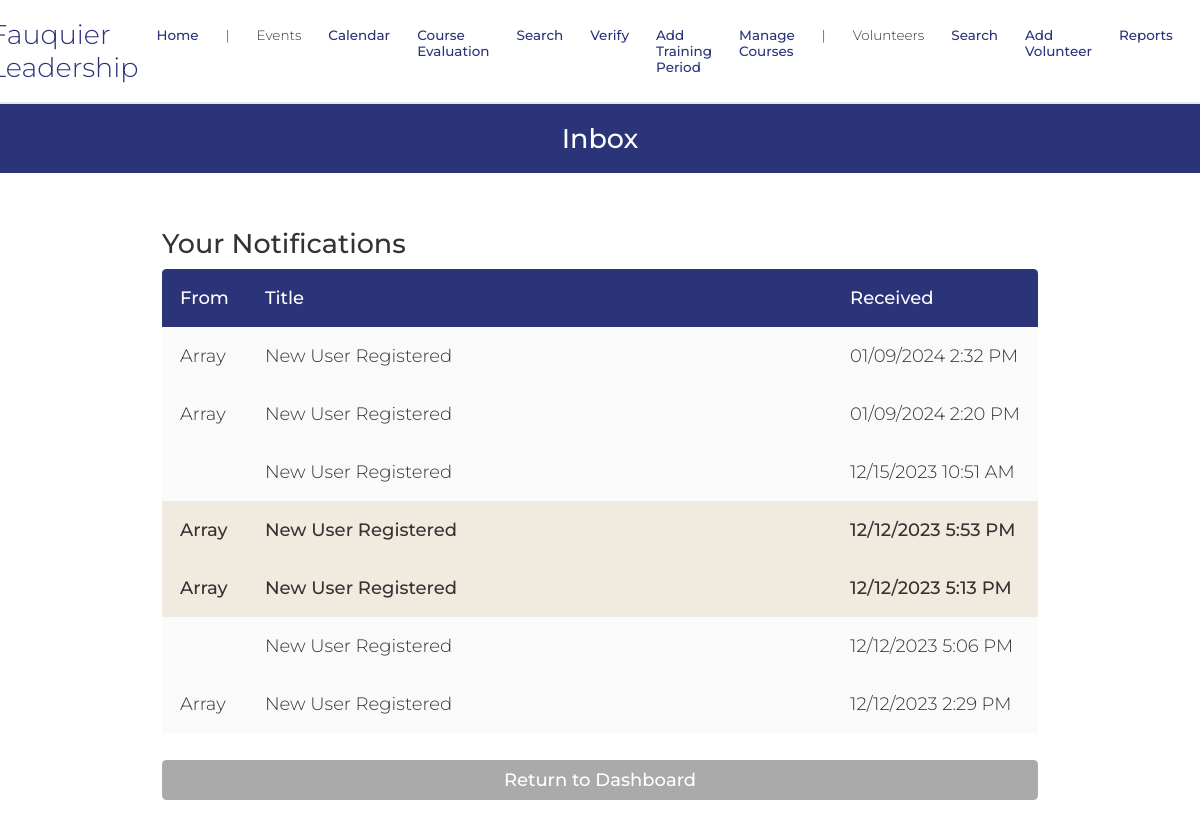
The page /inbox.php (signed in) on the database its author committed.
### tables this page shows
CREATE TABLE `dbMessages` (
  `id` int(11) NOT NULL,
  `senderID` varchar(256) NOT NULL,
  `recipientID` varchar(256) NOT NULL,
  `title` varchar(256) NOT NULL,
  `body` text NOT NULL,
  `time` varchar(16) NOT NULL,
  `wasRead` tinyint(1) NOT NULL DEFAULT 0
);

### database/dbMessages.php (called while the page is built, shortened)
<?php
function get_user_messages($userID) {
    $query = "select * from dbMessages
              where recipientID='$userID'
              order by time desc";
    $connection = connect();
    $result = mysqli_query($connection, $query);
    $messages = mysqli_fetch_all($result, MYSQLI_ASSOC);
    return $messages;
}

### database/dbPersons.php (called while the page is built, shortened)
<?php
function get_name_from_id($id) {
    $connection = connect();
    $query = "SELECT first_name, last_name FROM dbPersons
        WHERE email ='$id'";
    $result = mysqli_query($connection, $query);
    $row = mysqli_fetch_assoc($result);
    return $row;
}

### include/output.php (called while the page is built, shortened)
<?php
    function hsc($input) {
        return htmlspecialchars($input);
    }
    function time24hTo12h($time) {
        $hour = substr($time, 0, 2);
        $minute = substr($time, 3, 2);
        $hour = intval($hour);
        if ($hour < 12) {
            return hsc($hour . ':' . $minute . ' AM');
        } else if ($hour > 12) {
            $hour -= 12;
        }
        return hsc($hour . ':' . $minute . ' PM');
    }

### inbox.php (the view, shortened to what this page needs)
<?php
    $userID = null;
    if (isset($_SESSION['_id'])) {
        $userID = $_SESSION['_id'];
    }
?>
<!DOCTYPE html>
<html>
    <head>
        <?php require_once('universal.inc') ?>
        <link rel="stylesheet" href="css/messages.css"></link>
    </head>
    <body>
        <?php require_once('header.php') ?>
        <h1>Inbox</h1>
        <main class="general">
            <h2>Your Notifications</h2>
            <?php
                require_once('database/dbMessages.php');
                $messages = get_user_messages($userID);
                if (sizeof($messages) > 0): ?>
                <div class="table-wrapper">
                    <table class="general">
                        <thead>
                            <tr>
                                <th style="width:1px">From</th>
                                <th>Title</th>
                                <th style="width:1px">Received</th>
                            </tr>
                        </thead>
                        <tbody class="standout">
                            <?php
                                require_once('database/dbPersons.php');
                                require_once('include/output.php');
                                $id_to_name_hash = [];
                                foreach ($messages as $message) {
                                    $sender = $message['senderID'];
                                    if (isset($id_to_name_hash[$sender])) {
                                        $sender = $id_to_name_hash[$sender];
                                    } else {
                                        $lookup = get_name_from_id($sender);
                                        $id_to_name_hash[$sender] = $lookup;
                                        $sender = $lookup;
                                    }
                                    $messageID = $message['id'];
                                    $title = $message['title'];
                                    $timePacked = $message['time'];
                                    $pieces = explode('-', $timePacked);
                                    $year = $pieces[0];
                                    $month = $pieces[1];
                                    $day = $pieces[2];
                                    $time = time24hto12h($pieces[3]);
                                    $class = 'message';
                                    if (!$message['wasRead']) {
                                        $class .= ' unread';
                                    }
                                    echo "
                                        <tr class='$class' data-message-id='$messageID'>
                                            <td>$sender</td>
                                            <td>$title</td>
                                            <td>$month/$day/$year $time</td>
                                        </tr>";
                                }
                            ?>
                        </tbody>
                    </table>
                </div>
            <?php else: ?>
                <p class="no-messages standout">You currently have no unread messages.</p>
            <?php endif ?>
            <a class="button cancel" href="index.php">Return to Dashboard</a>
        </main>
    </body>
</html>

### css/base.css (style rules this page uses)
html, body, header, main, footer, div, span, p, h1, h2, h3, h4, h5, h6, ul, ol, li, input, select, textarea, form, section, label, table, td, tr, th, form, fieldset, em, button, a { padding: 0; margin: 0; font-size: inherit; font-family: inherit; font-weight: inherit; text-decoration: none; font-style: normal; box-sizing: border-box; text-align: left; list-style-type: none; border-spacing: 0; }
:root { --page-background-color: #ffffff; --page-font-color: #333333; --inactive-font-color: #d0d0d0; --inactive-background-color: #f0f0f0; --standout-background: #fafafa; --happy-toast-background-color: #1a7024; --happy-toast-font-color: white; --info-toast-background-color: #2f2f2f; --info-toast-font-color: white; --error-toast-background-color: #701a1a; --error-toast-font-color: white; --shadow-and-border-color: #e8e8e8; --main-color: #2B3379; --accent-color: #31763f; --secondary-accent-color: #f6a4b5; --calendar-event-color: #808080; --calendar-event-color-hover: var(--main-color); --calendar-today-border: 2px solid var(--secondary-accent-color); --button-font-color: white; --button-padding: 0.5rem 1.5rem; --button-border-radius: 0.25rem; --standard-border: 1px solid #333333; --light-border: 1px solid var(--shadow-and-border-color); --text-field-border: 2px solid #e8e8e8; --cancel-button-background-color: #aaa; --error-color: red; font-size: 18px; font-family: Montserrat; font-weight: 300; }
body { background-color: var(--page-background-color); color: var(--page-font-color); font-family: Montserrat; }
main:not(.login):not(.calendar-view):not(.dashboard) { padding: 1rem; }
input[type=submit], button, .button { color: var(--button-font-color); background-color: var(--main-color); padding: var(--button-padding); border: none; border-radius: var(--button-border-radius); font-weight: 500; width: 100%; transition: background-color .3s; cursor: pointer; text-align: center; }
h1 { font-size: 1.5rem; font-weight: 500; margin-bottom: 2rem; background-color: var(--main-color); color: var(--page-background-color); width: 100%; text-align: center; padding: 1rem; }
h2 { font-size: 1.5rem; font-weight: 500; }
.button { display: inline-block; }
button.cancel, a.cancel { background-color: var(--cancel-button-background-color); }
main.general, form.general { margin: 1rem; display: flex; flex-direction: column; gap: 0.5rem; }
table.general { width: 100%; padding-bottom: 1rem; }
table.general th:first-of-type { border-top-left-radius: .25rem; }
table.general th:last-of-type { border-top-right-radius: .25rem; }
table.general th { background-color: var(--main-color); color: var(--button-font-color); font-weight: 500; }
table.general th, table.general td { padding: 1rem; white-space: nowrap; }
.standout { border-bottom: 3px solid var(--shadow-and-border-color); padding: 1rem; background-color: var(--standout-background); }
@media only screen and (min-width: 1024px) { main.general, form.general { margin: 0rem 8rem 4rem 8rem; } }
div { display: block; }

### css/messages.css (style rules this page uses)
:root { --unread-message-background: #f1eadf; --message-body-border-color: #ddd; }
tr.message { cursor: pointer; transition: filter .3s; background-color: inherit; }
tr.message.unread { font-weight: 500; background-color: var(--unread-message-background); }

### rows shown on the page
dbmessages: sender "Array", title "New User Registered", time "01", time "09", time "2024", time "2:32 PM"
dbmessages: sender "Array", title "New User Registered", time "01", time "09", time "2024", time "2:20 PM"
dbmessages: title "New User Registered", time "12", time "15", time "2023", time "10:51 AM"
dbmessages: sender "Array", title "New User Registered", time "12", time "2023", time "5:53 PM"
dbmessages: sender "Array", title "New User Registered", time "12", time "2023", time "5:13 PM"
dbmessages: title "New User Registered", time "12", time "2023", time "5:06 PM"
dbmessages: sender "Array", title "New User Registered", time "12", time "2023", time "2:29 PM"
